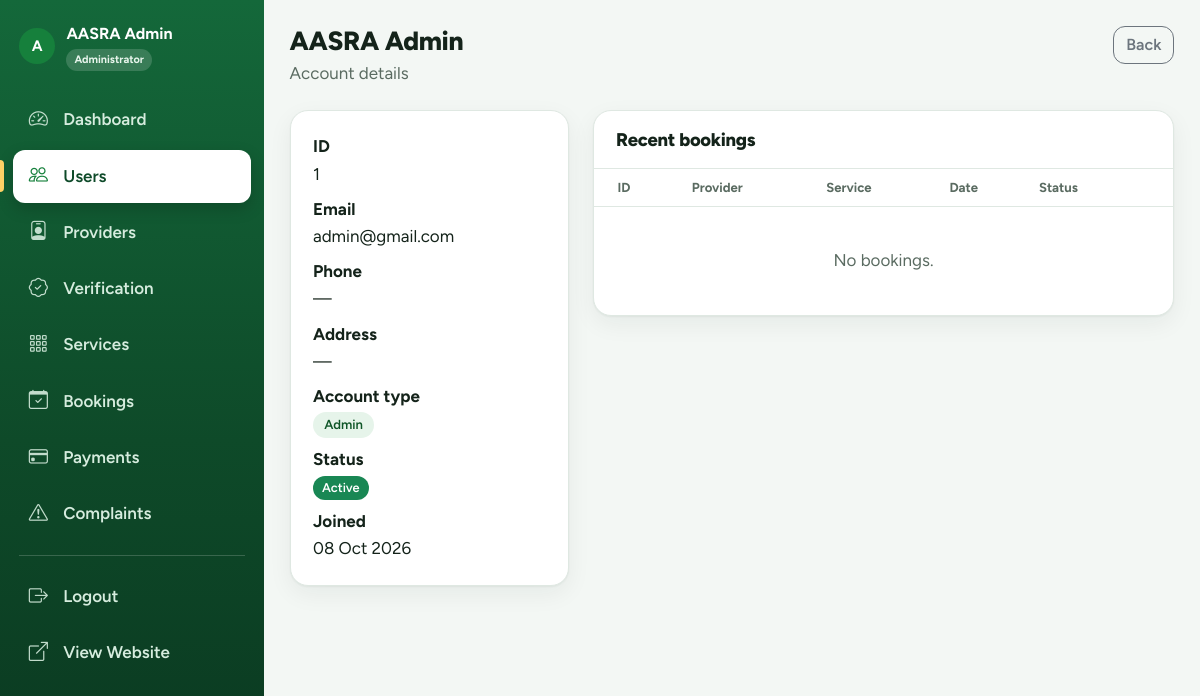
/admin/users/1 (signed in), run on the app's committed database.
### tables this page shows
CREATE TABLE users(
  id INT UNSIGNED AUTO_INCREMENT PRIMARY KEY,
  name VARCHAR(120) NOT NULL,
  email VARCHAR(190) NOT NULL UNIQUE,
  password VARCHAR(255) NOT NULL,
  phone VARCHAR(30) NULL,
  address VARCHAR(255) NULL,
  role ENUM('user','provider','admin') NOT NULL DEFAULT 'user',
  status ENUM('Active','Inactive') NOT NULL DEFAULT 'Active',
  created_at TIMESTAMP DEFAULT CURRENT_TIMESTAMP,
  INDEX(role,status)
);

### includes/db.php (called while the page is built, shortened)
<?php
function db_link(bool $close = false): ?mysqli {
    static $link = null;
    if ($close) {
        $link = null;
        return null;
    }
    if ($link instanceof mysqli) return $link;
    $c = AASRA_DB_CONFIG;
    try {
        $link = mysqli_connect($c['host'], $c['user'], $c['pass'], $c['name'], (int)($c['port'] ?? 3306), $c['socket'] ?? null);
        mysqli_set_charset($link, 'utf8mb4');
    } catch (mysqli_sql_exception $e) {
        $link = null;
        error_log('AASRA DB connection failed: ' . $e->getMessage());
        while (ob_get_level()) ob_end_clean();
        http_response_code(500);
        show_error_page(500);
        exit;
    }
    return $link;
}
function db(): mysqli { return db_link(false); }
function db_bind_types(array $args): string {
    $t = '';
    foreach ($args as $a) $t .= is_int($a) || is_bool($a) ? 'i' : (is_float($a) ? 'd' : 's');
    return $t;
}
function q(string $sql, array $args = []): mysqli_stmt {
    $st = mysqli_prepare(db(), $sql);
    if ($args) {
        $args = array_map(fn($a) => is_bool($a) ? (int)$a : $a, array_values($args));
        mysqli_stmt_bind_param($st, db_bind_types($args), ...$args);
    }
    mysqli_stmt_execute($st);
    return $st;
}
function rows(string $sql, array $args = []): array {
    $st = q($sql, $args);
    $res = mysqli_stmt_get_result($st);
    $out = $res ? mysqli_fetch_all($res, MYSQLI_ASSOC) : [];
    return $out;
}
function row(string $sql, array $args = []) {
    $st = q($sql, $args);
    $res = mysqli_stmt_get_result($st);
    $r = $res ? mysqli_fetch_assoc($res) : null;
    return $r ?: false;
}

### pages/admin/user_view.php (the view, shortened to what this page needs)
<?php
$admin = require_role('admin'); require_once APP_ROOT . '/includes/admin_helpers.php';
$x = row('SELECT * FROM users WHERE id=?', [(int)get('id')]); if (!$x) { show_error_page(404); exit; }
$bk = rows('SELECT b.*,p.name provider_name,s.service_name FROM bookings b JOIN providers p ON p.id=b.provider_id JOIN services s ON s.id=b.service_id WHERE b.user_id=? ORDER BY b.booking_date DESC LIMIT 10', [$x['id']]);
$pv = $x['role'] === 'provider' ? row('SELECT id FROM providers WHERE user_id=?', [$x['id']]) : null;
layout('admin', ['title' => $x['name'], 'active' => 'users']);
page_head($x['name'], 'Account details', '<div class="d-flex gap-2"><a class="btn btn-outline-secondary" href="' . e(url('admin/users')) . '">Back</a>' . ($x['role'] !== 'admin' ? '<a class="btn btn-success" href="' . e(url('admin/users/' . $x['id'] . '/edit')) . '">Edit</a>' : '') . '</div>');
?>
<div class="row g-4"><div class="col-lg-4"><div class="card-soft"><dl class="mb-0">
  <dt>ID</dt><dd><?= (int)$x['id'] ?></dd><dt>Email</dt><dd><?= e($x['email']) ?></dd><dt>Phone</dt><dd><?= e($x['phone'] ?: '—') ?></dd><dt>Address</dt><dd><?= e($x['address'] ?: '—') ?></dd>
  <dt>Account type</dt><dd><span class="tag"><?= e(ucfirst($x['role'])) ?></span></dd><dt>Status</dt><dd><?= badge($x['status']) ?></dd><dt>Joined</dt><dd class="mb-0"><?= e(fmt_date($x['created_at'])) ?></dd></dl>
  <?php if ($pv): ?><a class="btn btn-outline-success w-100 mt-3" href="<?= e(url('admin/providers/' . $pv['id'])) ?>">Open provider profile</a><?php endif; ?></div></div>
<div class="col-lg-8"><div class="card-soft flush"><div class="card-head"><h2>Recent bookings</h2></div><div class="table-responsive"><table class="table mb-0"><thead><tr><th class="ps-4">ID</th><th>Provider</th><th>Service</th><th>Date</th><th class="pe-4">Status</th></tr></thead></table></div>
<?php if (!$bk): ?><div class="empty-state"><p class="mb-0">No bookings.</p></div><?php endif; ?></div></div></div>

### index.php (shortened to what this page needs)
<?php
$path = request_path();
$routes = require APP_ROOT . '/includes/routes.php';
foreach ($routes as $pattern => $target) {
    if (!preg_match('#^' . $pattern . '$#', $path, $m)) continue;
    $file = is_array($target) ? $target[0] : $target;
    $abs = APP_ROOT . '/pages/' . $file . '.php';
    (function () use ($abs) { include $abs; })();
    exit;
}

### includes/functions.php (shortened to what this page needs)
<?php
function e($v): string { return htmlspecialchars((string)$v, ENT_QUOTES, 'UTF-8'); }
function get(string $key, string $default = ''): string { $v = $_GET[$key] ?? $default; return is_array($v) ? $default : trim((string)$v); }
function fmt_date($d, string $f = 'd M Y'): string { return $d ? date($f, strtotime((string)$d)) : '—'; }
function badge(?string $status): string {
    $map = ['Approved'=>'success','Active'=>'success','Completed'=>'success','Confirmed'=>'success','Resolved'=>'success','Paid'=>'success',
            'Accepted'=>'primary','Pending'=>'warning','Under Review'=>'info','In Progress'=>'info',
            'Rejected'=>'danger','Failed'=>'danger','Inactive'=>'secondary','Cancelled'=>'secondary','Not Submitted'=>'secondary'];
    $status = (string)$status;
    return '<span class="badge text-bg-' . ($map[$status] ?? 'secondary') . '">' . e($status) . '</span>';
}
function initials(string $n): string { return strtoupper(mb_substr(trim($n) ?: '?', 0, 1)); }
function avatar(array $p, string $cls = ''): string {
    return '<span class="avatar ' . e($cls) . '">' . e(initials($p['name'])) . '</span>';
}
    ?>
    <?php
function layout(string $name, array $o = []): void {
    extract($o); include APP_ROOT . "/includes/layouts/$name.top.php";
}

### includes/admin_helpers.php (shortened to what this page needs)
<?php
function page_head(string $title, string $sub = '', string $right = ''): void {
    echo '<div class="page-head"><div><h1>' . e($title) . '</h1>' . ($sub ? '<p>' . e($sub) . '</p>' : '') . '</div>' . $right . '</div>';
}

### assets/css/app.css (style rules this page uses)
body { margin: 0; padding: 0; font-size: 1.0625rem; line-height: 1.6; background: var(--bg); color: var(--ink); }
h1, h2, h3, h4, h5, .h1, .h2, .h3, .h4, .h5 { font-weight: 800; letter-spacing: -0.015em; line-height: 1.2; }
a { text-underline-offset: 3px; }
.btn { border-radius: 12px; font-weight: 600; }
.badge { font-weight: 600; padding: 0.45em 0.7em; border-radius: 999px; }
.table { --bs-table-bg: transparent; vertical-align: middle; }
.table > thead th { font-size: 0.82rem; font-weight: 700; color: var(--muted); white-space: nowrap; border-bottom-color: var(--line); }
.card-soft { background: var(--surface); border: 1px solid var(--line); border-radius: 18px; box-shadow: var(--shadow); padding: 1.4rem; }
.card-soft.flush { padding: 0; overflow: hidden; }
.card-head { display: flex; align-items: center; justify-content: space-between; gap: 1rem; padding: 1.1rem 1.4rem; border-bottom: 1px solid var(--line); }
.card-head h2, .card-head h3 { margin: 0; font-size: 1.15rem; }
.empty-state { text-align: center; padding: 2.5rem 1rem; color: var(--muted); }
.tag { display: inline-block; background: var(--brand-soft); color: var(--brand-ink); border-radius: 999px; padding: 0.15rem 0.7rem; font-size: 0.82rem; font-weight: 600; }
.avatar { width: 44px; height: 44px; border-radius: 50%; background: var(--brand); color: #fff; display: inline-grid; place-items: center; font-weight: 700; object-fit: cover; flex: none; }
.avatar-sm { width: 36px; height: 36px; font-size: 0.95rem; }
.page-head { display: flex; align-items: flex-start; justify-content: space-between; gap: 1rem; flex-wrap: wrap; margin-bottom: 1.4rem; }
.page-head h1 { font-size: 1.65rem; margin: 0; }
.page-head p { margin: 0.2rem 0 0; color: var(--muted); }
.provider-sidebar-profile .avatar-sm { flex: none; }

### data on the page
users: name "AASRA Admin", id "1", email "admin@gmail.com", phone "—", address "—", role "Admin", status "Active", created_at "08 Oct 2026"

### other printed values
initials($p['name']) "A"
$label "Dashboard"
$label "Users"
$label "Providers"
$label "Verification"
$label "Services"
$label "Bookings"
$label "Payments"
$label "Complaints"
